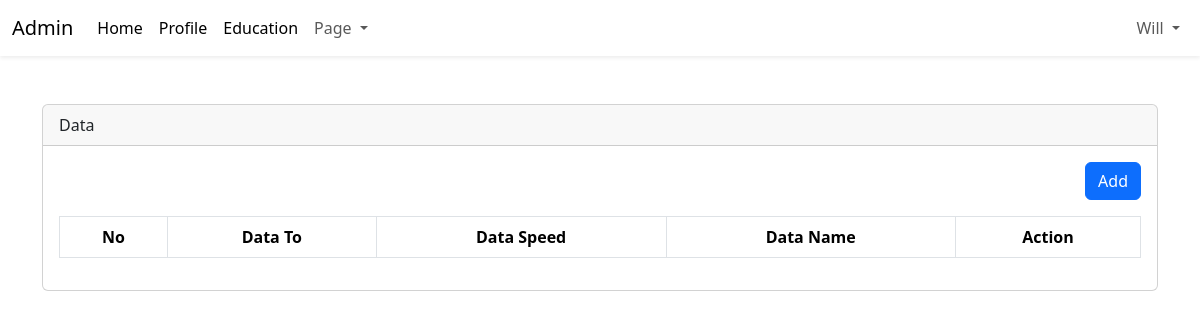
The page /admin/dashboard.php?page=data (signed in) on the database as committed earlier.
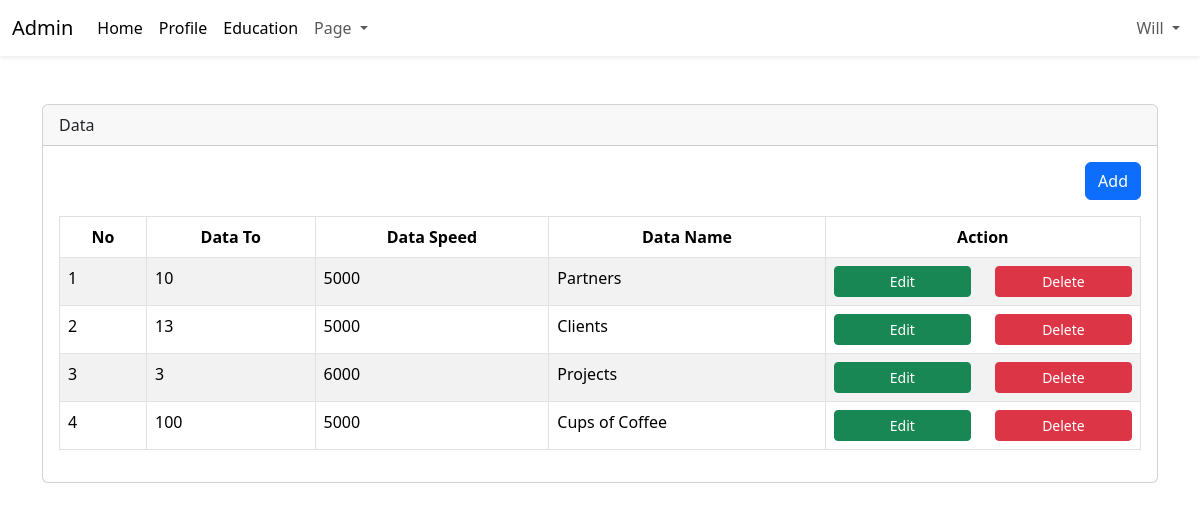
The same page on the database as committed later.
### tables this page shows
CREATE TABLE `data` (
  `data_id` int(10) NOT NULL,
  `data_to` int(10) NOT NULL,
  `data_speed` int(10) NOT NULL,
  `data_name` varchar(20) NOT NULL
);

### admin/content/data.php (the view, shortened to what this page needs)
<?php
include 'config/connection_login.php';
$query = mysqli_query($config, "SELECT * FROM data ORDER BY data_id DESC");
$row = mysqli_fetch_all($query, MYSQLI_ASSOC);
?>
<div class="table-responsive">
    <div align="right" class="mb-3">
        <a href="?page=tambah_data" class="btn btn-primary">Add</a>
    </div>
    <table class="table table-bordered table-striped">
        <thead>
            <tr class="text-center">
                <th>No</th>
                <th>Data To</th>
                <th>Data Speed</th>
                <th>Data Name</th>
                <th>Action</th>
            </tr>
        </thead>
        <tbody>
            <?php foreach ($row as $key => $data_value): ?>
            <tr>
                <td><?= $key + 1; ?></td>
                <td><?= $data_value['data_to']; ?></td>
                <td><?= $data_value['data_speed']; ?></td>
                <td><?= $data_value['data_name']; ?></td>
                <td>
                    <div class="row d-flex justify-content-center">
                        <div class="col-6">
                            <a href="?page=tambah_data&edit=<?php echo $data_value['data_id']; ?>"
                                class="btn btn-success btn-sm d-flex justify-content-center">Edit</a>
                        </div>
                        <div class="col-6">
                            <a onclick="return confirm('Are you sure?')"
                                href="?page=data&delete=<?php echo $data_value['data_id']; ?>"
                                class="btn btn-danger btn-sm d-flex justify-content-center">Delete</a>
                        </div>
                    </div>
                </td>
            </tr>
            <?php endforeach ?>
        </tbody>
    </table>
</div>

Rows that differ between the two databases and show on the page:
added data: data_to "10", data_speed "5000", data_name "Partners"
added data: data_to "13", data_speed "5000", data_name "Clients"
added data: data_to "3", data_speed "6000", data_name "Projects"
added data: data_to "100", data_speed "5000", data_name "Cups of Coffee"
